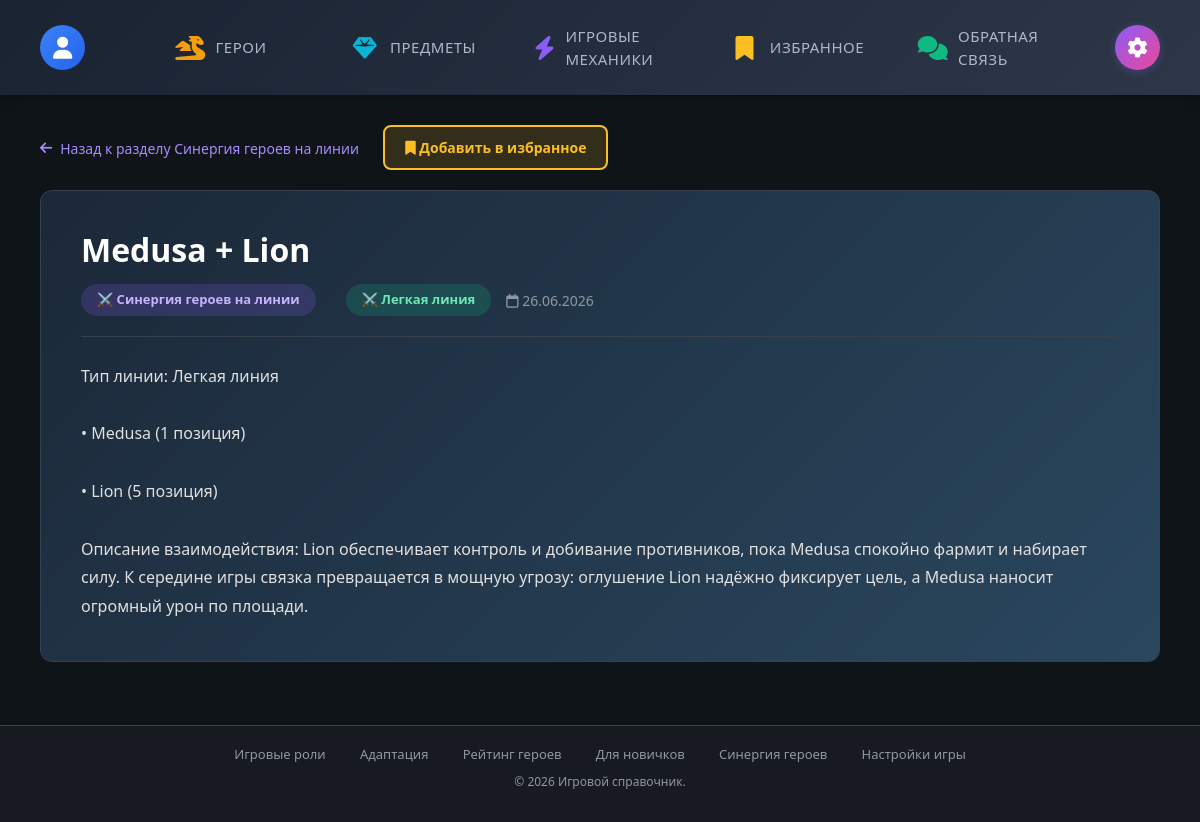
The page /sections/synergy/synergy_detail.php?id=27 (signed in) on the database its author committed.
### tables this page shows
CREATE TABLE IF NOT EXISTS game_mechanic (
  id_game_mechanic INT AUTO_INCREMENT PRIMARY KEY,
  title VARCHAR(255) NOT NULL,
  category VARCHAR(100) NOT NULL,
  content TEXT NOT NULL,
  created_date DATETIME DEFAULT CURRENT_TIMESTAMP
);

### sections/synergy/synergy_detail.php (the view, shortened to what this page needs)
<?php
$pdo = getDB();
$id   = $_GET['id'] ?? 0;
$from = $_GET['from'] ?? '';
$stmt = $pdo->prepare("SELECT * FROM game_mechanic WHERE id_game_mechanic = ?");
$stmt->execute([$id]);
$synergy = $stmt->fetch();
$isFavorite = false;
if ($from === 'favorites') {
    $backLink = BASE_URL . '/account/favorites.php';
    $backText = 'Назад к избранному';
} else {
    $backLink = BASE_URL . '/sections/synergy/synergy.php';
    $backText = 'Назад к разделу Синергия героев на линии';
}
$laneMatch = [];
preg_match('/Тип линии: (.+)/', $synergy['content'], $laneMatch);
$laneType = trim($laneMatch[1] ?? '');
$laneEmoji = $laneType === 'Легкая линия' ? '⚔️' : '🛡️';
require_once __DIR__ . '/../../includes/header.php';
?>
<a href="<?= $backLink ?>" class="back-btn">
    <i class="fas fa-arrow-left"></i> <?= $backText ?>
</a>
<button id="favBtn" class="fav-btn" onclick="toggleFavorite('synergy', <?= $id ?>)" style="background: <?= $isFavorite ? 'rgba(251,191,36,0.3)' : 'rgba(251,191,36,0.15)' ?>;">
    <i class="fas <?= $isFavorite ? 'fa-star' : 'fa-bookmark' ?>"></i> <?= $isFavorite ? 'В избранном' : 'Добавить в избранное' ?>
</button>
<div class="mechanic-detail">
    <h1><?= htmlspecialchars($synergy['title']) ?></h1>
    <div class="meta">
        <span class="category-badge"><?= $laneEmoji ?> <?= htmlspecialchars($synergy['category']) ?></span>
        <?php if (!empty($laneType)): ?>
            <span class="lane-badge"><?= $laneEmoji ?> <?= htmlspecialchars($laneType) ?></span>
        <?php endif; ?>
        <span><i class="far fa-calendar"></i> <?= date('d.m.Y', strtotime($synergy['created_date'])) ?></span>
    </div>
    <div class="content"><?= nl2br(htmlspecialchars($synergy['content'])) ?></div>
</div>
<?php require_once __DIR__ . '/../../includes/footer.php'; ?>

### css/style.css (style rules this page uses)
* { margin: 0; padding: 0; box-sizing: border-box; }
body { background: #0f1419; color: #e0e0e0; font-family: 'Segoe UI', Tahoma, Geneva, Verdana, sans-serif; min-height: 100vh; display: flex; flex-direction: column; padding-bottom: 80px; }
.back-btn { display: inline-flex; align-items: center; gap: 8px; color: #8f98a0; text-decoration: none; margin-bottom: 20px; font-size: 14px; transition: color 0.2s; padding: 8px 0; }
.back-btn i { font-size: 14px; }
.mechanic-detail { background: linear-gradient(135deg, #1b2838 0%, #2a475e 100%); border: 1px solid #36414d; border-radius: 12px; padding: 40px; }
.mechanic-detail h1 { color: #fff; font-size: 32px; margin-bottom: 15px; font-weight: 700; }
.mechanic-detail .meta { color: #8f98a0; font-size: 14px; margin-bottom: 25px; padding-bottom: 20px; border-bottom: 1px solid #36414d; }
.mechanic-detail .category-badge { display: inline-block; background: rgba(139,92,246,0.2); color: #c4b5fd; padding: 6px 16px; border-radius: 20px; font-size: 13px; font-weight: 600; margin-right: 15px; }
.mechanic-detail .content { color: #e0e0e0; font-size: 16px; line-height: 1.8; white-space: pre-wrap; }
.back-btn { display: inline-flex; align-items: center; gap: 8px; color: #a78bfa; text-decoration: none; margin-bottom: 20px; font-size: 14px; transition: color 0.2s; }
.fav-btn { border: 2px solid #fbbf24;color: #fbbf24;padding: 10px 20px;border-radius: 8px;cursor: pointer;font-weight: 600;margin: 0 0 20px 20px; transition: all 0.3s;font-size: 14px; }

### includes/header.php (style rules this page uses)
html { overflow-y: scroll; }

### sections/synergy/synergy_detail.php (style rules this page uses)
.mechanic-detail .meta { display: flex; flex-wrap: wrap; gap: 15px; align-items: center; }
.mechanic-detail .lane-badge { display: inline-block; background: rgba(16,185,129,0.2); color: #6ee7b7; padding: 6px 16px; border-radius: 20px; font-size: 13px; font-weight: 600; }

### rows shown on the page
game_mechanic: title "Medusa + Lion", category "Синергия героев на линии", created_date "26.06.2026", content "Тип линии: Легкая линия • Medusa (1 позиция) • Lion (5 позиция) Описание взаимодействия: Lion обеспечивает контроль и добивание противников, пока Medusa спокойно фармит и набирает силу. К середине игры связка превращается в мощную угрозу: оглушение Lion надёжно фиксирует цель, а Medusa наносит огромный урон по площади."

### other values the page prints
$backText "Назад к разделу Синергия героев на линии"
$laneEmoji "⚔️"
$laneType "Легкая линия"
